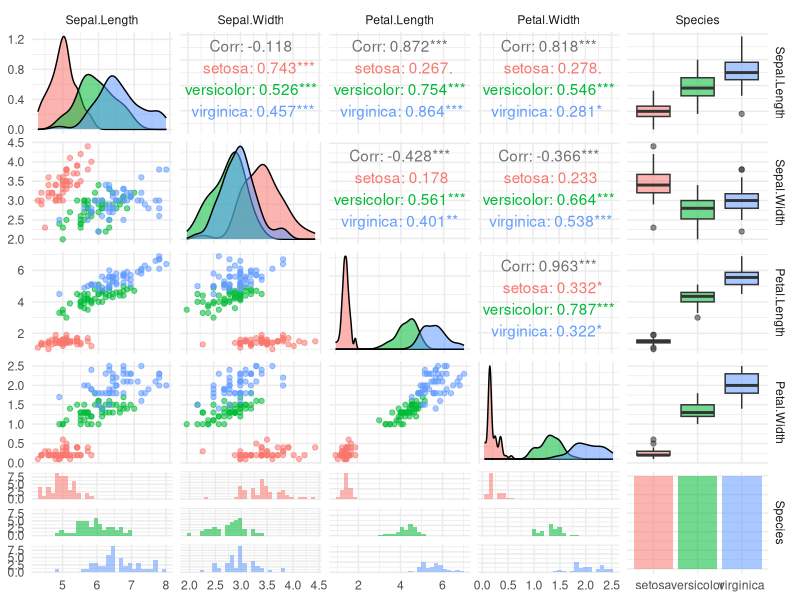

Generate this figure with R:
## ---- chunk 1
is_sol = FALSE
knitr::opts_chunk$set(message=FALSE)
## ---- chunk 2
head(iris)
## ---- chunk 3
library(GGally)

GGally::ggpairs(iris, aes(color = Species, alpha = 0.5)) + 
  theme_minimal()

## your code
## ---- chunk 4
ir <- iris[,1:4]

 head(ir)
